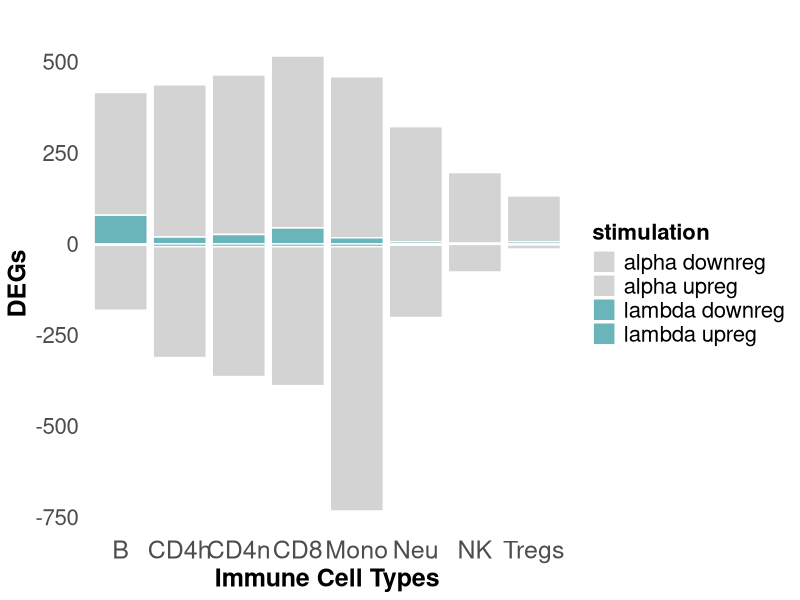
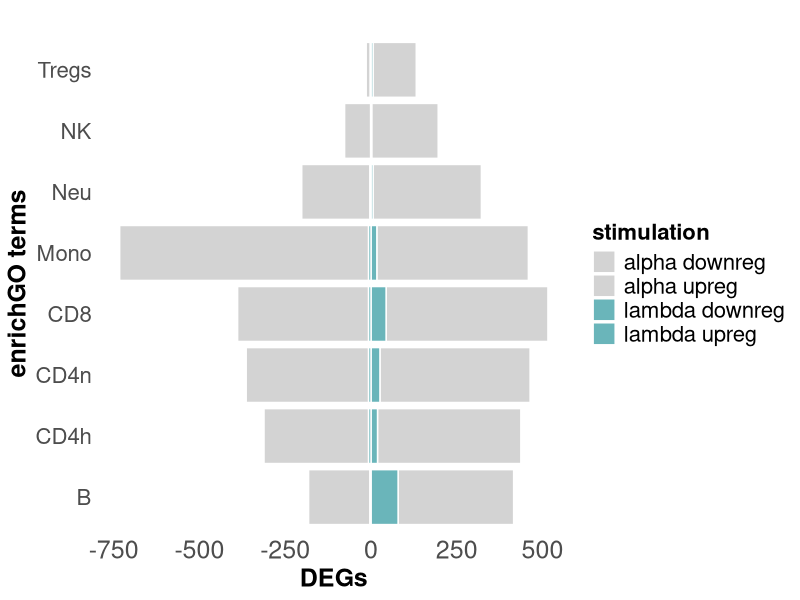
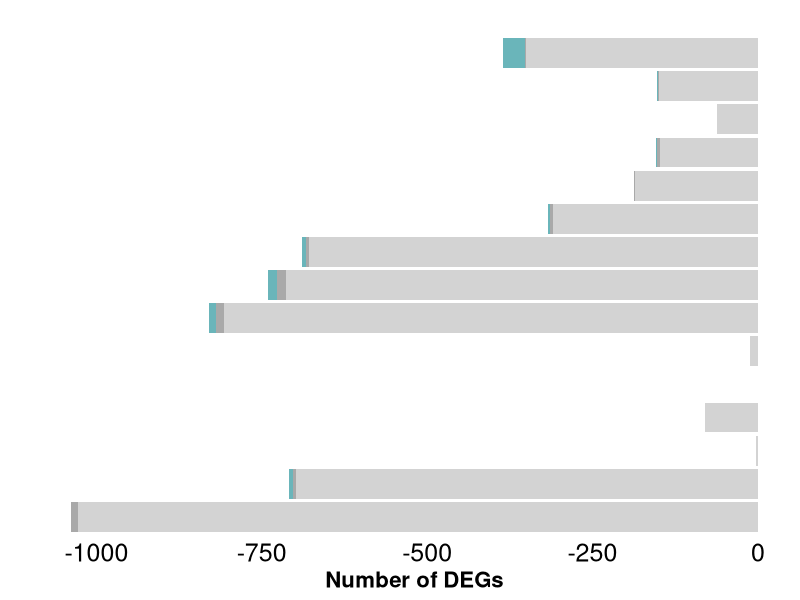

The R script that drew these images, in order: (Note: this script raises an error after producing the figures.)
# DEG quantification stacked bar graph 

library(ggplot2)

##### Stacked Bar graph DEGs up & down #####
# Y values : 
DEGs <- c(442, 17, -726, -7,
          316, 6, -199, -3, 
          418, 19, -305, -7, 
          438, 26, -357, -7,
          126, 6, -12, -2,
          472, 44, -382, -7,
          194, 2, -76, -1,
          337, 79, -179, -3
)
# x groups : 
CellTypes <- c(rep("Mono", 4), 
               rep("Neu", 4),
               rep("CD4h", 4),
               rep("CD4n", 4),
               rep("Tregs", 4),
               rep("CD8", 4),
               rep("NK", 4),
               rep("B", 4))
# stacks : 
stimulation <- rep(c("alpha upreg", "lambda upreg", "alpha downreg", "lambda downreg"), 8)
# other : 
grouped <- data.frame(stimulation, CellTypes, DEGs)

colours <- c("#b0d8da", "#57a8eb","#6ab5ba","#187bcd")
colours <- c("#d3d3d3","#d3d3d3", "#6ab5ba","#6ab5ba")

# Plot : 
horizontal <- ggplot(
  grouped,
  aes(fill = stimulation, y = DEGs, x = CellTypes)) +
  geom_bar(color = "white", position = "stack", stat = "identity") +
  theme_minimal() +
  scale_fill_manual(values = colours) +
  labs(title = "", x = "Immune Cell Types", y = "DEGs") +
  theme(
    axis.text.x = element_text(size = 18),
    axis.text.y = element_text(size = 16),
    axis.title = element_text(size = 18, face = "bold"),
    legend.title = element_text(size = 16, face = "bold"),
    legend.text = element_text(size = 16),
    panel.grid.major = element_blank(), # Remove major grid lines
    panel.grid.minor = element_blank()  # Remove minor grid lines
  )

vertical <- ggplot(
  grouped,
  aes(fill = stimulation, y = CellTypes, x = DEGs)) +
  geom_bar(color = "white", position = "stack", stat = "identity") +
  theme_minimal() +
  scale_fill_manual(values = colours) +
  #labs(title = "", x = "DEGs", y = "Immune Cell Types") +
  labs(title = "", x = "DEGs", y = "enrichGO terms") +
  theme(
    axis.text.x = element_text(size = 18),
    axis.text.y = element_text(size = 16),
    axis.title = element_text(size = 18, face = "bold"),
    legend.title = element_text(size = 16, face = "bold"),
    legend.text = element_text(size = 16),
    panel.grid.major = element_blank(), # Remove major grid lines
    panel.grid.minor = element_blank()  # Remove minor grid lines
  )


##### Stacked Bar graph DEGs #####

# Y values : 
DEGs <- c(1028, 10, 1, # monocytes
          699, 4, 6, # neutrophils
          # 1209, 13, # myeloid 
          3, 0, 0,   # DCs
          80, 0, 0, # myeloid dericed dendritic cells
          0, 0, 0, # pDCs

          # 297, 51, # dendritic cells 

          12, 0, 0, # platelets 

          807, 12, 11, # T cells
          714, 13, 13, # CD4h
          678, 5, 6, # naive cd8
          310, 5, 3, # NKT
          186, 1, 1, # cyto CD8
          148, 5, 1, # T regs 
          62, 0, 0, # CD4
          150, 1, 1, # NK
          # 935, 33, # overall T 

          350, 2, 34 # B
)

# x groups : 
CellTypes <- c(rep("mono", 3), 
               rep("neu", 3),
               # rep("myeloid", 2),
               rep("DCs", 3),
               rep("mDCs", 3),
               rep("pDCs", 3),

               rep("platelets", 3),

               rep("T", 3),
               rep("CD4h", 3),
               rep("nCD8", 3),
               rep("NKT", 3),
               rep("cCD8", 3),
               rep("Tregs", 3),
               rep("CD4", 3),
               rep("NK", 3),
               # rep("all_T", 2),

               rep("B", 3))
# stacks : 
Treatment <- rep(c("alpha", "common", "lambda"), 15)

# create data frame :  
grouped <- data.frame(Treatment, CellTypes, DEGs)

# Modify the order of CellTypes as a factor: (prevents alphabetically losing NB information)
grouped$CellTypes <- factor(grouped$CellTypes, levels = c(
  "mono", "neu", "DCs","mDCs","pDCs","platelets","T","CD4h","nCD8","NKT","cCD8","Tregs","CD4","NK","B"))


colours <- c("lightgrey", "darkgrey", "#6ab5ba")


# Plot : 
verticalDEGs <- ggplot(
  grouped,
  aes(fill = rev(Treatment), y = CellTypes, x = -DEGs)) +  # Reverse x-axis and fill order
  geom_bar(color = NA, position = "stack", stat = "identity") +
  theme_minimal() +
  scale_fill_manual(values = rev(colours)) +  # Reverse fill colors
  labs(title = "", x = "Number of DEGs", y = "") +
  theme(
    axis.text.x = element_text(size = 18, colour = "black"),
    axis.text.y = element_blank(),  # Remove y-axis labels
    axis.title = element_text(size = 16, face = "bold", colour = "black", margin = margin(t = 10)),
    legend.title = element_blank(),
    legend.text = element_blank(),
    panel.grid.major = element_blank(), # Remove major grid lines
    panel.grid.minor = element_blank()  # Remove minor grid lines
  ) + 
  guides(fill = "none")  # Remove the legend

##### Stacked Bar graph for GO terms #####

# Y values : 
Goterms <- c(766, 0, 7, # monocytes
          598, 2, 67, # neutrophils
          # 1209, 13, # myeloid 
          53, 0, 0,   # DCs
          125, 0, 0, # myeloid dericed dendritic cells
          0, 0, 0, # pDCs
          
          # 297, 51, # dendritic cells 
          
          11, 0, 0, # platelets 
          
          493, 1, 2, # T cells
          406, 3, 6, # CD4h
          416, 4, 0, # naive cd8
          282, 1, 0, # NKT
          190, 1, 0, # cyto CD8
          203, 0, 13, # T regs 
          129, 0, 0, # CD4
          207, 0, 1, # NK
          # 935, 33, # overall T 
          
          339, 70, 10 # B
)

# x groups : 
CellTypes <- c(rep("mono", 3), 
               rep("neu", 3),
               # rep("myeloid", 2),
               rep("DCs", 3),
               rep("mDCs", 3),
               rep("pDCs", 3),
               
               rep("platelets", 3),
               
               rep("T", 3),
               rep("CD4h", 3),
               rep("nCD8", 3),
               rep("NKT", 3),
               rep("cCD8", 3),
               rep("Tregs", 3),
               rep("CD4", 3),
               rep("NK", 3),
               # rep("all_T", 2),
               
               rep("B", 3))
# stacks : 
Treatment <- rep(c("alpha", "common", "lambda"), 15)

# create data frame :  
grouped <- data.frame(Treatment, CellTypes, Goterms)

# Reorder the data frame based on DEGs within each CellTypes group
grouped <- grouped %>% arrange(CellTypes, Treatment, -Goterms)


# Modify the order of CellTypes as a factor: (prevents alphabetically losing NB information)
grouped$CellTypes <- factor(grouped$CellTypes, levels = c(
  "mono", "neu", "DCs","mDCs","pDCs","platelets","T","CD4h","nCD8","NKT","cCD8","Tregs","CD4","NK","B"))


colours <- c("lightgrey", "darkgrey", "#6ab5ba")


# Plot : 
verticalGO <- ggplot(
  grouped,
  aes(fill = rev(Treatment), y = CellTypes, x = Goterms)) +
  geom_bar(color = NA, position = "stack", stat = "identity") +
  theme_minimal() +
  scale_fill_manual(values = rev(colours)) +
  # number of enriched GO terms 
  labs(title = "", x = "Percent \n Expressed", y = "PBMC \n populations") +
  theme(
    axis.text.x = element_text(size = 18, colour = "black"),
    axis.text.y = element_text(size = 16, colour = "black", hjust = 0.5),  # Center-align y-axis text
    axis.title = element_text(size = 16, face = "bold", colour = "black", margin = margin(t = 10)),
    legend.title = element_text(size = 16, face = "bold", colour= "black", margin = margin(t = -50)),
    legend.text = element_text(size = 16, colour= "black"),
    panel.grid.major = element_blank(), # Remove major grid lines
    panel.grid.minor = element_blank()  # Remove minor grid lines
  )

##### Stacked bar graph together #####
verticalDEGs | verticalGO 

##### DGEA #####

# L6: B cells lambda specific 
# Y values : 
process <- L6_lambda$Description
# x groups : 
Count <- L6_lambda$Count

pvalue <- L6_lambda$p.adjust

grouped <- data.frame(process, Count, pvalue)

# Plot
B_bar <- ggplot(
  grouped,
  aes(fill = pvalue, y = process, x = Count)) +
  geom_bar(stat = "identity", color = "black", position = "stack") + 
  theme_minimal() +
  scale_fill_gradient(low = "#d3d3d3", high = "#6ab5ba") +  # Use scale_fill_gradient
  labs(title = "B", x = "Count", y = "") +
  theme(
    axis.text.x = element_text(size = 18, colour = "black"),
    axis.text.y = element_text(size = 16, colour = "black"),
    title = element_text(size = 20, face = "bold", colour = "black", vjust = 0.5),
    axis.title = element_text(size = 18, face = "bold", colour = "black", margin = margin(t = 10)),
    legend.title = element_text(size = 16, face = "bold", colour= "black", margin = margin(t = -50)),
    legend.text = element_text(size = 16, colour= "black"),
    panel.grid.major = element_blank(),  # Remove major grid lines
    panel.grid.minor = element_blank(),   # Remove minor grid lines
    panel.border = element_rect(color = "black", fill = NA, size = 1),
    plot.title.position = "plot")



# L2: CD4 naive lambda specific 
# Y values : 
process <- L2_lambda$Description
# x groups : 
Count <- L2_lambda$Count

pvalue <- L2_lambda$p.adjust

grouped <- data.frame(process, Count, pvalue)

# Plot
L2_bar <- ggplot(
  grouped,
  aes(fill = pvalue, y = process, x = Count)) +
  geom_bar(stat = "identity", color = "black", position = "stack") + 
  theme_minimal() +
  scale_fill_gradient(low = "#d3d3d3", high = "#6ab5ba") +  # Use scale_fill_gradient
  labs(title = "CD4 naive", x = "Count", y = "") +
  theme(
    axis.text.x = element_text(size = 18, colour = "black"),
    axis.text.y = element_text(size = 16, colour = "black"),
    title = element_text(size = 20, face = "bold", colour = "black", vjust = 0.5),
    axis.title = element_text(size = 18, face = "bold", colour = "black", margin = margin(t = 10)),
    legend.title = element_text(size = 16, face = "bold", colour= "black", margin = margin(t = -50)),
    legend.text = element_text(size = 16, colour= "black"),
    panel.grid.major = element_blank(),  # Remove major grid lines
    panel.grid.minor = element_blank(),   # Remove minor grid lines
    panel.border = element_rect(color = "black", fill = NA, size = 1),
    plot.title.position = "plot")


# L1: CD4 helper lambda specific 
# Y values : 
process <- L1_lambda$Description
# x groups : 
Count <- L1_lambda$Count

pvalue <- L1_lambda$p.adjust

grouped <- data.frame(process, Count, pvalue)

# Plot
L1_bar <- ggplot(
  grouped,
  aes(fill = pvalue, y = process, x = Count)) +
  geom_bar(stat = "identity", color = "black", position = "stack") + 
  theme_minimal() +
  scale_fill_gradient(low = "#d3d3d3", high = "#6ab5ba") +  # Use scale_fill_gradient
  labs(title = "CD4 helper", x = "Count", y = "") +
  theme(
    axis.text.x = element_text(size = 18, colour = "black"),
    axis.text.y = element_text(size = 16, colour = "black"),
    title = element_text(size = 20, face = "bold", colour = "black", vjust = 0.5),
    axis.title = element_text(size = 18, face = "bold", colour = "black", margin = margin(t = 10)),
    legend.title = element_text(size = 16, face = "bold", colour= "black", margin = margin(t = -50)),
    legend.text = element_text(size = 16, colour= "black"),
    panel.grid.major = element_blank(),  # Remove major grid lines
    panel.grid.minor = element_blank(),   # Remove minor grid lines
    panel.border = element_rect(color = "black", fill = NA, size = 1),
    plot.title.position = "plot")

# M2: neutrophils lambda specific 

subset <- c("GO:0006775", "GO:0071354","GO:0033280","GO:0071295","GO:0071305","GO:0042359","GO:0009111","GO:0042363","GO:1990573","GO:0070741")

M2_lambda <- M2_lambda[M2_lambda$ID %in% subset,]

# Y values : 
process <- M2_lambda$Description
# x groups : 
Count <- M2_lambda$Count

pvalue <- M2_lambda$p.adjust

grouped <- data.frame(process, Count, pvalue)

# Plot
M2_bar <- ggplot(
  grouped,
  aes(fill = pvalue, y = process, x = Count)) +
  geom_bar(stat = "identity", color = "black", position = "stack") + 
  theme_minimal() +
  scale_fill_gradient(low = "#d3d3d3", high = "#6ab5ba") +  # Use scale_fill_gradient
  labs(title = "Neutrophils", x = "Count", y = "") +
  theme(
    axis.text.x = element_text(size = 18, colour = "black"),
    axis.text.y = element_text(size = 16, colour = "black"),
    title = element_text(size = 20, face = "bold", colour = "black", vjust = 0.5),
    axis.title = element_text(size = 18, face = "bold", colour = "black", margin = margin(t = 10)),
    legend.title = element_text(size = 16, face = "bold", colour= "black", margin = margin(t = -50)),
    legend.text = element_text(size = 16, colour= "black"),
    panel.grid.major = element_blank(),  # Remove major grid lines
    panel.grid.minor = element_blank(),   # Remove minor grid lines
    panel.border = element_rect(color = "black", fill = NA, size = 1),
    plot.title.position = "plot")

# L4: CD8 lambda specific
L4_lambda$Description[5] <- "DNA damage response signalling"

# Y values : 
process <- L4_lambda$Description
# x groups : 
Count <- L4_lambda$Count

pvalue <- L4_lambda$p.adjust

grouped <- data.frame(process, Count, pvalue)

# Plot
L4_bar <- ggplot(
  grouped,
  aes(fill = pvalue, y = process, x = Count)) +
  geom_bar(stat = "identity", color = "black", position = "stack", width = 1) + 
  theme_minimal() +
  scale_fill_gradient(low = "#d3d3d3", high = "#6ab5ba") +  # Use scale_fill_gradient
  labs(title = "CD8", x = "Count", y = "") +
  theme(
    axis.text.x = element_text(size = 18, colour = "black"),
    axis.text.y = element_text(size = 16, colour = "black"),
    title = element_text(size = 20, face = "bold", colour = "black", vjust = 0.5),
    axis.title = element_text(size = 18, face = "bold", colour = "black", margin = margin(t = 10)),
    legend.title = element_text(size = 16, face = "bold", colour= "black", margin = margin(t = -50)),
    legend.text = element_text(size = 16, colour= "black"),
    panel.grid.major = element_blank(),  # Remove major grid lines
    panel.grid.minor = element_blank(),   # Remove minor grid lines
    panel.border = element_rect(color = "black", fill = NA, size = 1),
    plot.title.position = "plot") 


# L3  Tregs lambda specific 

subset <- c("GO:0002181", "GO:0042273", "GO:0030643", "GO:0042363", "GO:0009111","GO:0044320", "GO:0042359","GO:0044321","GO:0071305","GO:0006706","GO:0033280", "GO:0030279", "GO:0071354", "GO:0006775", "GO:0031670","GO:0070741", "GO:0055062", "GO:0071107", "GO:0044320")

L3_lambda <- L3_lambda[L3_lambda$ID %in% subset,]

# Y values : 
process <- L3_lambda$Description
# x groups : 
Count <- L3_lambda$Count

pvalue <- L3_lambda$p.adjust

grouped <- data.frame(process, Count, pvalue)

# Plot
L3_bar <- ggplot(
  grouped,
  aes(fill = pvalue, y = process, x = Count)) +
  geom_bar(stat = "identity", color = "black", position = "stack") + 
  theme_minimal() +
  scale_fill_gradient(low = "#d3d3d3", high = "#6ab5ba") +  # Use scale_fill_gradient
  labs(title = "Tregulatory", x = "Count", y = "") +
  theme(
    axis.text.x = element_text(size = 18, colour = "black"),
    axis.text.y = element_text(size = 16, colour = "black"),
    title = element_text(size = 20, face = "bold", colour = "black", vjust = 0.5),
    axis.title = element_text(size = 18, face = "bold", colour = "black", margin = margin(t = 10)),
    legend.title = element_text(size = 16, face = "bold", colour= "black", margin = margin(t = -50)),
    legend.text = element_text(size = 16, colour= "black"),
    panel.grid.major = element_blank(),  # Remove major grid lines
    panel.grid.minor = element_blank(),   # Remove minor grid lines
    panel.border = element_rect(color = "black", fill = NA, size = 1),
    plot.title.position = "plot")

